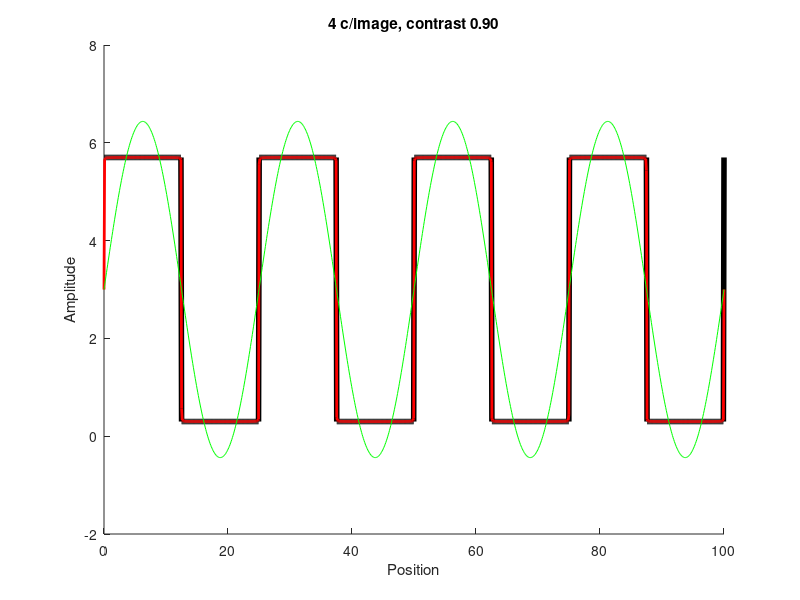
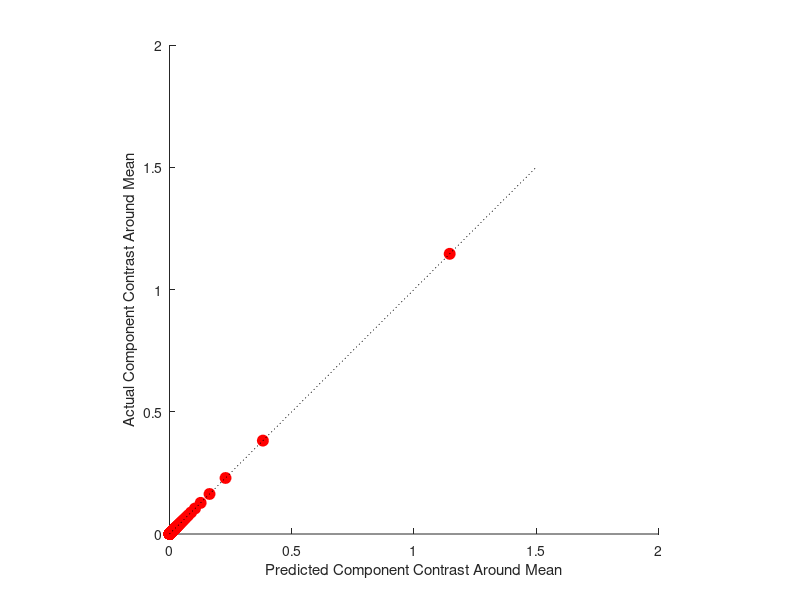

Recreate these plots in MATLAB, in order.
%% SquareAndSine
%
% Explicitly show how to decompose a square wave into
% a discrete sum of sinusoids (Fourier series).  Nothing
% deep here, but want to make sure we understand how
% the contrast of fit components comes out when we do
% this.
%
% This link is helpful for the formula.
%  https://mathworld.wolfram.com/FourierSeriesSquareWave.html

%% Initialize
clear; close all;

%% Define square wave parameters
nSamples = 1000;
maxSpace = 100;
x = linspace(0,maxSpace,nSamples);
sf = 4;
period = maxSpace/sf;
contrast = 0.9;
mean = 3;

%% Build and plot square wave
sw = square(2*pi*x/period);
sw = sw*contrast*mean + mean;
figure; clf; hold on;
plot(x,sw,'k','LineWidth',4);
actualContrast = (max(sw)-min(sw))/(max(sw)+min(sw));
fprintf('Desired contrast = %0.4f, actual = %0.4f\n',contrast,actualContrast);

%% Camera MTF simulation
% 
% If you set this to true, then there is a rolloff of the
% sinusoidal component contrasts with spatial frequency.
% In this case, the (max-min)/(max+min) estimate of contrast
% from the nominal square wave will increase relative to the sinusoidal
% contrast of the fundamental, which itself doesn't change.
% This illustrates the effect we were talking about today.
% You see it by comparing the last number printet out at the
% end with the numbers in the line before.
%
% Note that you need nSines to be large for this to work, otherwise
% the square wave approx rings too much for a simple extraction
% of contrast to work well.
SIMMTF = false;
simMTFExp = 0.2;

%% Build up fourier series
nSines = 1000;
swApprox = mean;
sineComponentIndex = 0;
for ss = 1:2:2*(nSines-1)+1
    sineComponentIndex = sineComponentIndex + 1;

    if (SIMMTF)
        MTFFACTOR(sineComponentIndex) = (1/ss)^simMTFExp;
    else
        MTFFACTOR(sineComponentIndex) = 1;
    end
     
    sineComponent{sineComponentIndex} = contrast*mean*(4/pi)*(1/ss)*sin(ss*2*pi*x/period);
    swApprox = swApprox + MTFFACTOR(sineComponentIndex)*sineComponent{sineComponentIndex};

    sineComponentPredContrast(sineComponentIndex) = contrast*(4/pi)*(1/ss);
    sineComponentActualContrast(sineComponentIndex) = (max(sineComponent{sineComponentIndex})-min(sineComponent{sineComponentIndex}))/(max(sineComponent{sineComponentIndex})+min(sineComponent{sineComponentIndex})+2*mean);
end
plot(x,swApprox,'r','LineWidth',2);
plot(x,sineComponent{1}+mean,'g');
xlabel('Position');
ylabel('Amplitude');
title(sprintf('%d c/image, contrast %0.2f',sf,contrast));

%% Plot predicted versus "measured" component contrasts
figure; clf; hold on;
plot(sineComponentPredContrast,sineComponentActualContrast,'ro','MarkerFaceColor','r','MarkerSize',8);
plot([0 1.5],[0 1.5],'k:')
axis('square');
xlabel('Predicted Component Contrast Around Mean');
ylabel('Actual Component Contrast Around Mean');

%% Contrast of fundamental sine 
fprintf('Contrast of fundamental sinusoid is %0.4f. 4/pi*contrast is %0.4f\n',sineComponentActualContrast(1),sineComponentPredContrast(1));

%% Relation between measured square wave contrast and fundamental sine contrast
swApproxContrast = (max(swApprox)-min(swApprox))/(max(swApprox)+min(swApprox));
fprintf('Square wave approx contrast %0.4f, times 4/pi %0.4f\n',swApproxContrast,4/pi*swApproxContrast)